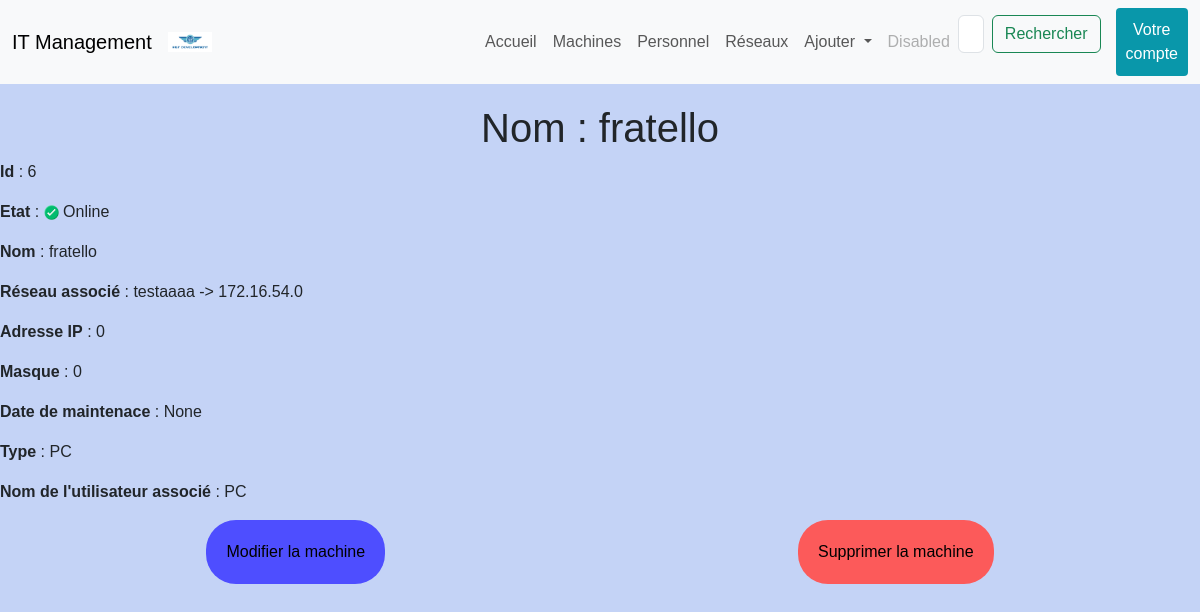
/machine/6, run on the app's committed database.
### projetApp/models.py (models this page shows, shortened)
class Machine(models.Model):
	TYPE = {
		('PC', ('PC - Windows')),
		('Mac', ('Mac - MacOS')),
		('Serveur', ('Serveur')),
		('Switch', ('Switch')),
		('Routeur', ('Routeur')),
	}
	ETAT = {
		('Online', ('Online')),
		('Offline', ('Offline')),
	}
	id = models.AutoField(
			primary_key =  True,
			editable = False,
			unique = True)
	nom = models.CharField(
		max_length = 15)
	adresse_ip = models.CharField(max_length=15, validators=[validate_ipv4_address])
	masque = models.CharField(max_length= 15, validators=[validate_ipv4_address])
	reseau_assoc = models.ForeignKey(Reseau, on_delete=models.CASCADE)
	maintenance_date = models.DateTimeField(default=timezone.now)
	mach = models.CharField(max_length = 32, choices = TYPE, default = 'PC')
	etat = models.CharField(max_length = 32, choices = ETAT, default = 'Offline')

class Reseau(models.Model):
	id = models.AutoField(
		primary_key = True,
		editable = False,
		unique = True,
	)
	nom = models.CharField(max_length= 32, unique=True)
	adresse_ip = models.CharField(max_length=15, validators=[validate_ipv4_address])
	masque = models.CharField(max_length= 15, validators=[validate_ipv4_address])
	def __str__(self):
		return str(self.nom) + " -> " + self.adresse_ip

### projetApp/views.py (the view)
# urls.py: path('machine/<pk>', views.machine_detail_view, name='detail_machine'),
def machine_detail_view(request, pk):
    machine = get_object_or_404(Machine, id = pk)
    return render(request, 'templates/html/detail_machine.html', {'machine': machine})

### projetApp/templates/html/detail_machine.html (shortened to what this page needs)
{% extends "index.html" %}
{% block content %}
    <h1>Nom : {{ machine.nom }}</h1>
    <p><strong>Id</strong> : {{ machine.id }}</p>
    <p><strong>Etat</strong> :
    {% if machine.etat == 'Online' %}
    {% load static %}
    <td><img src="{% static 'images/bouton_vert.png' %}" width="15px" height="15px">
        {{ machine.etat }}</td>
    {% else %}
    <td><img src="{% static 'images/bouton_rouge.png' %}" width="15px" height="15px">
        {{ machine.etat }}</td>
    {% endif %}
    </p>
    <p><strong>Nom</strong> : {{ machine.nom }}</p>
    <p><strong>Réseau associé</strong> : {{ machine.reseau_assoc }}</p>
    <p><strong>Adresse IP</strong> : {{ machine.adresse_ip }}</p>
    <p><strong>Masque</strong> : {{ machine.masque }}</p>
    <p><strong>Date de maintenace</strong> : {{ machine.maintenance_date }}</p>
    <p><strong>Type</strong> : {{ machine.mach }}</p>
    <p><strong>Nom de l'utilisateur associé</strong> : {{ machine.mach }}</p>
    <div class="li_button">
        <a href="{% url 'modifier_machine' machine.id %}"><button class="button_modif">Modifier la machine</button></a>
        <a href="{% url 'supprimer_machine' machine.id %}"><button class="button_sup">Supprimer la machine</button></a>
    </div>
{% endblock %}

### projetApp/static/css/style.css (style rules this page uses)
body { background-color: #c4d3f6; font-family: 'Arial', sans-serif; }
body h1 { text-align: center; padding-top: 20px; }
.button_modif { background-color: rgb(78, 78, 255); border: none; border-radius: 30px; padding: 20px; }
.button_sup { background-color: #fc5a5a; border: none; border-radius: 30px; padding: 20px; }
.li_button { display: flex; align-items: flex-end; justify-content: space-around; }

### data on the page
Machine: nom "fratello", id "6", etat "Online", reseau_assoc "testaaaa -> 172.16.54.0", adresse_ip "0", masque "0", maintenance_date "None", mach "PC"
